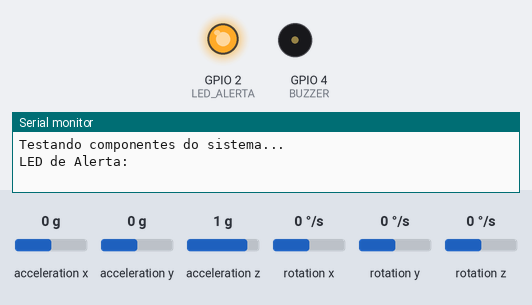
A sketch run on a simulated ESP32-C3. On the bench: output pins drawn as LEDs (lit = HIGH), buzzer (waves = sounding, pin HIGH), the last lines printed to the serial monitor. Wiring (inferred from the names in the program): MPU-6050 motion sensor at I2C address 0x68. The test bench sets the inputs (shaded band); at power-on: acceleration x 0 g, acceleration y 0 g, acceleration z 1 g, rotation x 0 °/s, rotation y 0 °/s, rotation z 0 °/s.

Above: at 0.1 s.
At 0.6 s:
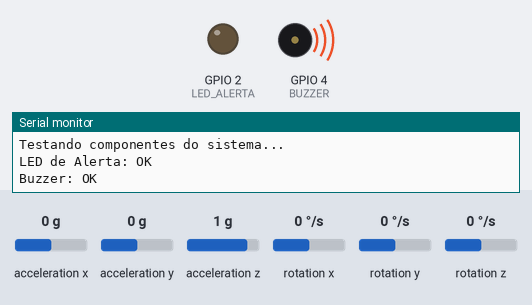
At 2.9 s:
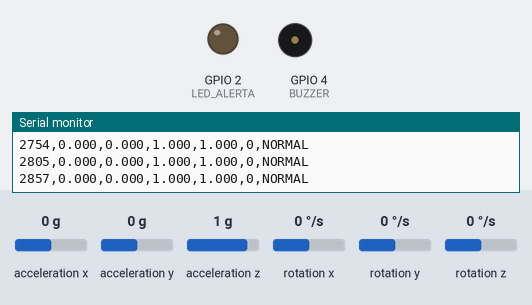
3.0 s: acceleration x set to -1.4 g
Timing chart, 0 to 6.0 s (numbered marks = the images above; inputs shaded):
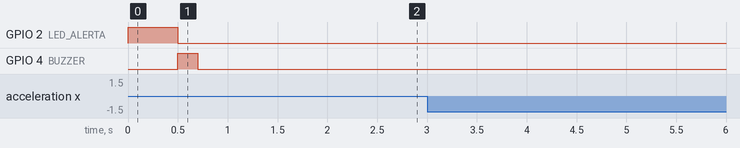

The sketch:

wearable_safety.ino
```cpp
/*
 * SISTEMA WEARABLE PARA DETECÇÃO DE QUEDAS EM AMBIENTES INDUSTRIAIS
 *
 * Projeto: Challenge Reply - Fase 4
 * Objetivo: Monitoramento de segurança do trabalhador
 * Hardware: ESP32 + MPU6050 + LED + Buzzer
 *
 * Desenvolvido para simulação no Wokwi
 * Data: Junho 2025
 */

#include <Wire.h>
#include <Arduino.h>


// Configurações do MPU6050
const int MPU_addr = 0x68;  // Endereço I2C do MPU6050

// Pinos de saída
const int LED_ALERTA = 2;
const int BUZZER = 4;

// Variáveis para dados do sensor
int16_t AcX, AcY, AcZ, Tmp, GyX, GyY, GyZ;
float ax_g, ay_g, az_g;
float accel_magnitude;

// Parâmetros do algoritmo de detecção de queda
const float THRESHOLD_FREEFALL = 0.5;     // Limiar de queda livre (g)
const float THRESHOLD_IMPACT = 1.8;       // Limiar de impacto (g) - REDUZIDO para Wokwi
const unsigned long MIN_FREEFALL_TIME = 100;  // Tempo mínimo de queda livre (ms)
const unsigned long MAX_FREEFALL_TIME = 2000; // Tempo máximo para reset (ms)

// Estado do sistema de detecção
bool in_freefall = false;
unsigned long freefall_start_time = 0;
int fall_count = 0;

// Buffer para armazenamento de dados
struct SensorReading {
  unsigned long timestamp;
  float ax, ay, az;
  float magnitude;
  bool fall_detected;
};

const int BUFFER_SIZE = 50;
SensorReading data_buffer[BUFFER_SIZE];
int buffer_index = 0;

void setup() {
  // Inicializar comunicação serial
  Serial.begin(115200);
  while (!Serial) delay(10);

  // Inicializar I2C
  Wire.begin();
  Wire.beginTransmission(MPU_addr);
  Wire.write(0x6B);  // PWR_MGMT_1 register
  Wire.write(0);     // Acordar o MPU6050
  Wire.endTransmission(true);

  // Configurar pinos de saída
  pinMode(LED_ALERTA, OUTPUT);
  pinMode(BUZZER, OUTPUT);

  // Teste inicial dos componentes
  testComponents();

  // Cabeçalho para dados CSV
  Serial.println("=== SENTINELA - SISTEMA WEARABLE DE SEGURANÇA INDUSTRIAL ===");
  Serial.println("Inicializando monitoramento de quedas...");
  Serial.println();
  Serial.println("Timestamp(ms),Ax(g),Ay(g),Az(g),Magnitude(g),Queda,Status");

  delay(1000);
}

void loop() {
  // Ler dados do MPU6050
  readMPU6050();

  // Converter para unidades g (gravidade)
  ax_g = AcX / 16384.0;
  ay_g = AcY / 16384.0;
  az_g = AcZ / 16384.0;

  // Calcular magnitude do vetor aceleração
  accel_magnitude = sqrt(ax_g*ax_g + ay_g*ay_g + az_g*az_g);

  // Executar algoritmo de detecção de queda
  bool fall_detected = detectFall();

  // Armazenar dados no buffer
  storeSensorData(millis(), ax_g, ay_g, az_g, accel_magnitude, fall_detected);

  // Enviar dados formatados para o Monitor Serial
  printSensorData(fall_detected);

  // Acionar alerta se queda detectada
  if (fall_detected) {
    triggerEmergencyAlert();
    fall_count++;
  }

  // Delay para controlar taxa de amostragem (20Hz)
  delay(50);
}

void readMPU6050() {
  Wire.beginTransmission(MPU_addr);
  Wire.write(0x3B);  // Começar no registro ACCEL_XOUT_H
  Wire.endTransmission(false);
  Wire.requestFrom(MPU_addr, 14, true);  // Solicitar 14 bytes

  AcX = Wire.read() << 8 | Wire.read();  // 0x3B (ACCEL_XOUT_H) & 0x3C (ACCEL_XOUT_L)
  AcY = Wire.read() << 8 | Wire.read();  // 0x3D (ACCEL_YOUT_H) & 0x3E (ACCEL_YOUT_L)
  AcZ = Wire.read() << 8 | Wire.read();  // 0x3F (ACCEL_ZOUT_H) & 0x40 (ACCEL_ZOUT_L)
  Tmp = Wire.read() << 8 | Wire.read();  // 0x41 (TEMP_OUT_H) & 0x42 (TEMP_OUT_L)
  GyX = Wire.read() << 8 | Wire.read();  // 0x43 (GYRO_XOUT_H) & 0x44 (GYRO_XOUT_L)
  GyY = Wire.read() << 8 | Wire.read();  // 0x45 (GYRO_YOUT_H) & 0x46 (GYRO_YOUT_L)
  GyZ = Wire.read() << 8 | Wire.read();  // 0x47 (GYRO_ZOUT_H) & 0x48 (GYRO_ZOUT_L)
}

bool detectFall() {
  unsigned long current_time = millis();

  // Etapa 1: Detectar início de queda livre (baixa aceleração)
  if (accel_magnitude < THRESHOLD_FREEFALL && !in_freefall) {
    in_freefall = true;
    freefall_start_time = current_time;
    return false;
  }

  // Etapa 2: Detectar impacto após período de queda livre
  if (in_freefall && accel_magnitude > THRESHOLD_IMPACT) {
    unsigned long freefall_duration = current_time - freefall_start_time;

    // Verificar se duração da queda livre está dentro dos parâmetros
    if (freefall_duration >= MIN_FREEFALL_TIME) {
      in_freefall = false;
      return true;  // QUEDA CONFIRMADA!
    }
  }

  // Reset automático se queda livre durar muito tempo
  if (in_freefall && (current_time - freefall_start_time) > MAX_FREEFALL_TIME) {
    in_freefall = false;
  }

  return false;
}

void storeSensorData(unsigned long timestamp, float ax, float ay, float az, float magnitude, bool fall) {
  data_buffer[buffer_index] = {timestamp, ax, ay, az, magnitude, fall};
  buffer_index = (buffer_index + 1) % BUFFER_SIZE;
}

void printSensorData(bool fall_detected) {
  // Formato CSV para fácil análise
  Serial.print(millis());
  Serial.print(",");
  Serial.print(ax_g, 3);
  Serial.print(",");
  Serial.print(ay_g, 3);
  Serial.print(",");
  Serial.print(az_g, 3);
  Serial.print(",");
  Serial.print(accel_magnitude, 3);
  Serial.print(",");
  Serial.print(fall_detected ? "1" : "0");
  Serial.print(",");

  // Status descritivo
  if (fall_detected) {
    Serial.println("QUEDA_DETECTADA!");
  } else if (in_freefall) {
    Serial.println("QUEDA_LIVRE");
  } else if (accel_magnitude > 1.5) {
    Serial.println("MOVIMENTO");
  } else {
    Serial.println("NORMAL");
  }
}

void triggerEmergencyAlert() {
  // Mensagem de emergência destacada
  Serial.println();
  Serial.println("🚨🚨🚨 ALERTA DE EMERGÊNCIA 🚨🚨🚨");
  Serial.println("QUEDA DE TRABALHADOR DETECTADA!");
  Serial.print("Timestamp: ");
  Serial.println(millis());
  Serial.print("Magnitude do Impacto: ");
  Serial.print(accel_magnitude, 2);
  Serial.println("g");
  Serial.print("Total de Quedas Detectadas: ");
  Serial.println(fall_count + 1);
  Serial.println("Acionando protocolo de segurança...");
  Serial.println();

  // Sequência de alerta visual e sonoro
  for (int i = 0; i < 5; i++) {
    // Alerta intenso
    digitalWrite(LED_ALERTA, HIGH);
    digitalWrite(BUZZER, HIGH);
    delay(200);

    digitalWrite(LED_ALERTA, LOW);
    digitalWrite(BUZZER, LOW);
    delay(100);

    // Alerta rápido
    digitalWrite(LED_ALERTA, HIGH);
    digitalWrite(BUZZER, HIGH);
    delay(100);

    digitalWrite(LED_ALERTA, LOW);
    digitalWrite(BUZZER, LOW);
    delay(100);
  }

  // Pausa antes de continuar monitoramento
  delay(1000);
}

void testComponents() {
  Serial.println("Testando componentes do sistema...");

  // Teste do LED
  Serial.print("LED de Alerta: ");
  digitalWrite(LED_ALERTA, HIGH);
  delay(500);
  digitalWrite(LED_ALERTA, LOW);
  Serial.println("OK");

  // Teste do Buzzer
  Serial.print("Buzzer: ");
  digitalWrite(BUZZER, HIGH);
  delay(200);
  digitalWrite(BUZZER, LOW);
  Serial.println("OK");

  // Teste da comunicação I2C com MPU6050
  Serial.print("MPU6050: ");
  Wire.beginTransmission(MPU_addr);
  byte error = Wire.endTransmission();

  if (error == 0) {
    Serial.println("OK");
  } else {
    Serial.println("ERRO - Sensor não encontrado!");
  }

  Serial.println("Sistema pronto para operação!");
  Serial.println();
}

void printStatistics() {
  // Função para imprimir estatísticas do sistema
  // (pode ser chamada periodicamente ou via comando serial)

  Serial.println("=== ESTATÍSTICAS DO SISTEMA ===");
  Serial.print("Tempo de Operação: ");
  Serial.print(millis() / 1000);
  Serial.println(" segundos");

  Serial.print("Total de Quedas Detectadas: ");
  Serial.println(fall_count);

  Serial.print("Taxa de Amostragem: ");
  Serial.println("20 Hz (50ms)");

  Serial.print("Threshold Queda Livre: ");
  Serial.print(THRESHOLD_FREEFALL);
  Serial.println("g");

  Serial.print("Threshold Impacto: ");
  Serial.print(THRESHOLD_IMPACT);
  Serial.println("g");

  Serial.println("===============================");
}
```
